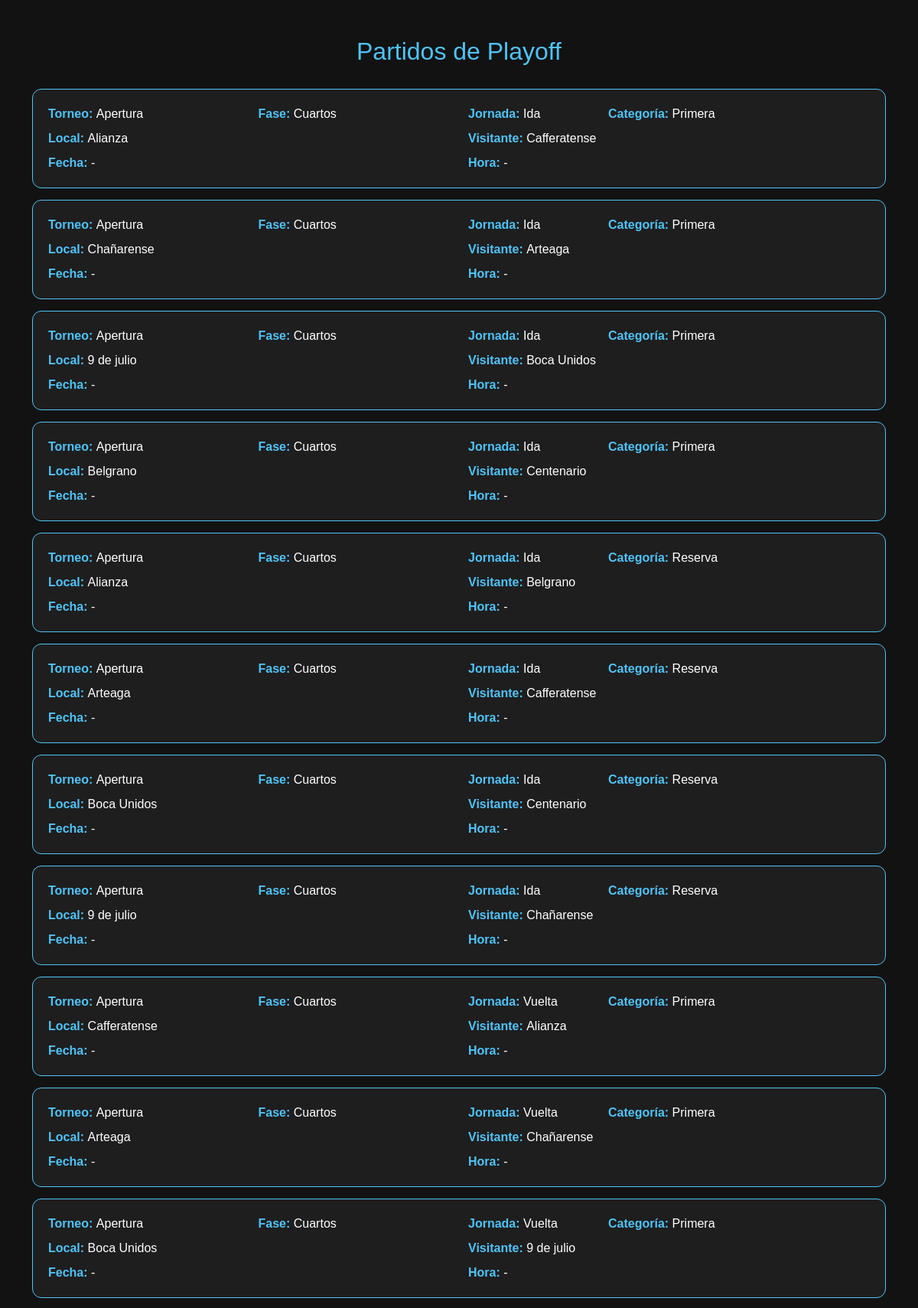
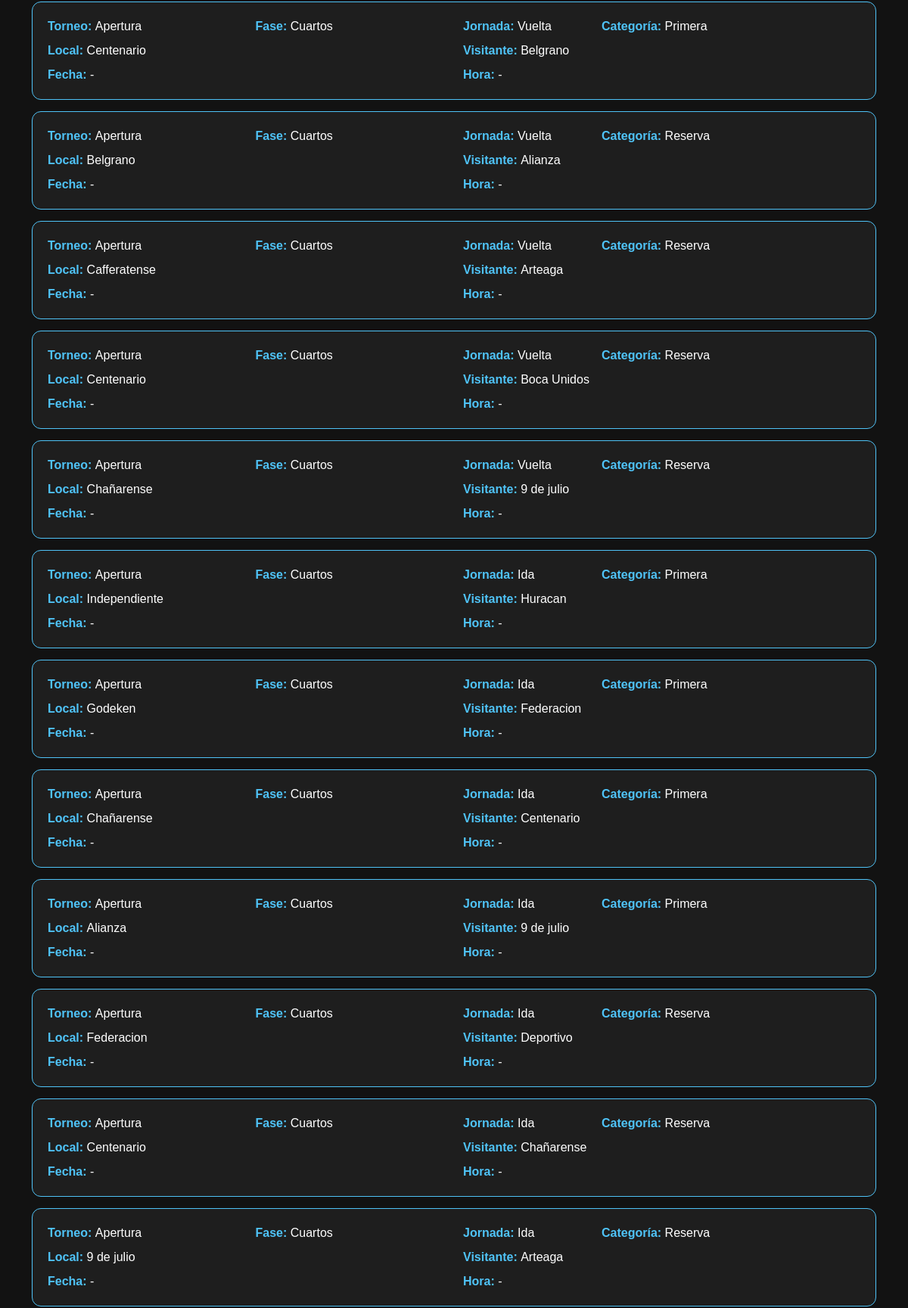
The page /playoff/partidos (upper part) on the database its author committed (2 pictures, top to bottom).
### app/models/models.py (models this page shows, shortened)
class Partido(db.Model):
    __tablename__ = 'partido'
    id = db.Column(db.Integer, primary_key=True)
    fecha_partido = db.Column(db.Date, nullable=True)
    hora_partido = db.Column(db.Time, nullable=True)
    jornada = db.Column(db.Integer, nullable=False)
    categoria = db.Column(db.String(20), nullable=False)
    torneo_id = db.Column(db.Integer, db.ForeignKey('torneo.id'), nullable=True)
    fase_id = db.Column(db.Integer, db.ForeignKey('fase.id'), nullable=True)
    equipo_local_id = db.Column(db.Integer, db.ForeignKey('equipo.id'), nullable=False)
    equipo_visitante_id = db.Column(db.Integer, db.ForeignKey('equipo.id'), nullable=False)
    goles_local = db.Column(db.Integer, default=0, nullable=False)
    goles_visitante = db.Column(db.Integer, default=0, nullable=False)
    jugado = db.Column(db.Boolean, default=False, nullable=False)
    equipo_local = db.relationship(
        'Equipo',
        foreign_keys=[equipo_local_id],
        back_populates='partidos_local'
    )
    equipo_visitante = db.relationship(
        'Equipo',
        foreign_keys=[equipo_visitante_id],
        back_populates='partidos_visitante'
    )
    torneo = db.relationship('Torneo', back_populates='partidos')
    fase = db.relationship('Fase', back_populates='partidos')
    estadisticas_jugadores = db.relationship(
        'EstadoJugadorPartido',
        back_populates='partido',
        lazy='select',
        cascade='all, delete-orphan'
    )

class Torneo(db.Model):
    __tablename__ = 'torneo'
    id = db.Column(db.Integer, primary_key=True)
    nombre = db.Column(db.String(50), nullable=False)  # Apertura / Clausura
    temporada_id = db.Column(db.Integer, db.ForeignKey('temporada.id'), nullable=False)
    temporada = db.relationship('Temporada', back_populates='torneos')
    partidos = db.relationship('Partido', back_populates='torneo')
    fases = db.relationship('Fase', back_populates='torneo')

class Fase(db.Model):
    __tablename__ = 'fase'
    id = db.Column(db.Integer, primary_key=True)
    nombre = db.Column(db.String(50), nullable=False)
    orden = db.Column(db.Integer, nullable=False, default=0)  # si no definiste, poner default
    torneo_id = db.Column(db.Integer, db.ForeignKey('torneo.id'), nullable=False)
    ida_vuelta = db.Column(db.Boolean, default=False, nullable=False)
    torneo = db.relationship('Torneo', back_populates='fases')
    partidos = db.relationship('Partido', back_populates='fase')

class Club(db.Model):
    __tablename__ = 'club'
    id = db.Column(db.Integer, primary_key=True)
    nombre = db.Column(db.String(150), nullable=False, unique=True)
    localidad = db.Column(db.String(120), nullable=True)
    escudo_url = db.Column(db.String(300), nullable=True)
    equipos = db.relationship('Equipo', back_populates='club', lazy='select', cascade='all, delete-orphan')

### app/routes/views.py (the view)
@views.route("/playoff/partidos", methods=["GET"])
def vista_partidos_playoff():
    torneos = Torneo.query.order_by(Torneo.id.desc()).all()
    fases_list = Fase.query.filter(Fase.nombre.in_([
        "Cuartos", "Semifinal", "Final", "Finalísima"
    ])).order_by(Fase.orden).all()
    fases_dict = {}
    for fase in fases_list:
        if fase.nombre not in fases_dict:
            fases_dict[fase.nombre] = fase
    fases = list(fases_dict.values())
    partidos = (
        Partido.query
        .join(Fase)
        .join(Torneo, Partido.torneo_id == Torneo.id)
        .filter(Fase.nombre.in_([
            "Cuartos", "Semifinal", "Final", "Finalísima"
        ]))
        .order_by(Torneo.id.desc(), Fase.orden, Partido.jornada)
        .all()
    )
    return render_template(
        "plantillasAdmin/ver_partidos_playoff.html",
        torneos=torneos,
        fases=fases,
        partidos=partidos
    )

### app/templates/plantillasAdmin/ver_partidos_playoff.html (shortened to what this page needs)
<!doctype html>
<html lang="es">
<head>
<link href="https://cdn.jsdelivr.net/npm/bootstrap@5.3.3/dist/css/bootstrap.min.css" rel="stylesheet">
</head>
<body>
<div class="container mt-5">
    <h2>Partidos de Playoff</h2>
    {% if partidos %}
        {% for p in partidos %}
        <div class="card">
            <div class="row">
                <div class="col-md-3"><strong>Torneo:</strong> <span>{{ p.torneo.nombre }}</span></div>
                <div class="col-md-3"><strong>Fase:</strong> <span>{{ p.fase.nombre }}</span></div>
                <div class="col-md-2"><strong>Jornada:</strong> <span>{% if p.fase.ida_vuelta %}{{ "Ida" if p.jornada==1 else "Vuelta" }}{% else %}Único{% endif %}</span></div>
                <div class="col-md-2"><strong>Categoría:</strong> <span>{{ p.categoria|capitalize }}</span></div>
            </div>
            <div class="row mt-2">
                <div class="col-md-6"><strong>Local:</strong> <span>{{ p.equipo_local.club.nombre }}</span></div>
                <div class="col-md-6"><strong>Visitante:</strong> <span>{{ p.equipo_visitante.club.nombre }}</span></div>
            </div>
            <div class="row mt-2">
                <div class="col-md-6"><strong>Fecha:</strong> <span>{{ p.fecha_partido or "-" }}</span></div>
                <div class="col-md-6"><strong>Hora:</strong> <span>{{ p.hora_partido or "-" }}</span></div>
            </div>
        </div>
        {% endfor %}
    {% else %}
        <div class="alert alert-info text-center">
            No hay partidos de playoff cargados aún.
        </div>
    {% endif %}
</div>
</body>
</html>

### app/templates/plantillasAdmin/ver_partidos_playoff.html (style rules this page uses)
body { background: #121212; color: #f5f5f5; font-family: Arial, sans-serif; }
h2 { color: #4fc3f7; margin-bottom: 30px; text-align: center; }
.card { background: #1e1e1e; border: 1px solid #4fc3f7; border-radius: 12px; padding: 20px; margin-bottom: 15px; }
.card strong { color: #4fc3f7; }
.card span { color: #ffffff; font-weight: 500; }
.row + .row { margin-top: 10px; }

### rows shown on the page
Partido: torneo.nombre "Apertura", fase.nombre "Cuartos", jornada "Ida", categoria "Primera", equipo_local.club.nombre "Alianza", equipo_visitante.club.nombre "Cafferatense", fecha_partido "-", hora_partido "-"
Partido: torneo.nombre "Apertura", fase.nombre "Cuartos", jornada "Ida", categoria "Primera", equipo_local.club.nombre "Chañarense", equipo_visitante.club.nombre "Arteaga", fecha_partido "-", hora_partido "-"
Partido: torneo.nombre "Apertura", fase.nombre "Cuartos", jornada "Ida", categoria "Primera", equipo_local.club.nombre "9 de julio", equipo_visitante.club.nombre "Boca Unidos", fecha_partido "-", hora_partido "-"
Partido: torneo.nombre "Apertura", fase.nombre "Cuartos", jornada "Ida", categoria "Primera", equipo_local.club.nombre "Belgrano", equipo_visitante.club.nombre "Centenario", fecha_partido "-", hora_partido "-"
Partido: torneo.nombre "Apertura", fase.nombre "Cuartos", jornada "Ida", categoria "Reserva", equipo_local.club.nombre "Alianza", equipo_visitante.club.nombre "Belgrano", fecha_partido "-", hora_partido "-"
Partido: torneo.nombre "Apertura", fase.nombre "Cuartos", jornada "Ida", categoria "Reserva", equipo_local.club.nombre "Arteaga", equipo_visitante.club.nombre "Cafferatense", fecha_partido "-", hora_partido "-"
Partido: torneo.nombre "Apertura", fase.nombre "Cuartos", jornada "Ida", categoria "Reserva", equipo_local.club.nombre "Boca Unidos", equipo_visitante.club.nombre "Centenario", fecha_partido "-", hora_partido "-"
Partido: torneo.nombre "Apertura", fase.nombre "Cuartos", jornada "Ida", categoria "Reserva", equipo_local.club.nombre "9 de julio", equipo_visitante.club.nombre "Chañarense", fecha_partido "-", hora_partido "-"
Partido: torneo.nombre "Apertura", fase.nombre "Cuartos", jornada "Vuelta", categoria "Primera", equipo_local.club.nombre "Cafferatense", equipo_visitante.club.nombre "Alianza", fecha_partido "-", hora_partido "-"
Partido: torneo.nombre "Apertura", fase.nombre "Cuartos", jornada "Vuelta", categoria "Primera", equipo_local.club.nombre "Arteaga", equipo_visitante.club.nombre "Chañarense", fecha_partido "-", hora_partido "-"
Partido: torneo.nombre "Apertura", fase.nombre "Cuartos", jornada "Vuelta", categoria "Primera", equipo_local.club.nombre "Boca Unidos", equipo_visitante.club.nombre "9 de julio", fecha_partido "-", hora_partido "-"
Partido: torneo.nombre "Apertura", fase.nombre "Cuartos", jornada "Vuelta", categoria "Primera", equipo_local.club.nombre "Centenario", equipo_visitante.club.nombre "Belgrano", fecha_partido "-", hora_partido "-"
Partido: torneo.nombre "Apertura", fase.nombre "Cuartos", jornada "Vuelta", categoria "Reserva", equipo_local.club.nombre "Belgrano", equipo_visitante.club.nombre "Alianza", fecha_partido "-", hora_partido "-"
Partido: torneo.nombre "Apertura", fase.nombre "Cuartos", jornada "Vuelta", categoria "Reserva", equipo_local.club.nombre "Cafferatense", equipo_visitante.club.nombre "Arteaga", fecha_partido "-", hora_partido "-"
Partido: torneo.nombre "Apertura", fase.nombre "Cuartos", jornada "Vuelta", categoria "Reserva", equipo_local.club.nombre "Centenario", equipo_visitante.club.nombre "Boca Unidos", fecha_partido "-", hora_partido "-"
Partido: torneo.nombre "Apertura", fase.nombre "Cuartos", jornada "Vuelta", categoria "Reserva", equipo_local.club.nombre "Chañarense", equipo_visitante.club.nombre "9 de julio", fecha_partido "-", hora_partido "-"
Partido: torneo.nombre "Apertura", fase.nombre "Cuartos", jornada "Ida", categoria "Primera", equipo_local.club.nombre "Independiente", equipo_visitante.club.nombre "Huracan", fecha_partido "-", hora_partido "-"
Partido: torneo.nombre "Apertura", fase.nombre "Cuartos", jornada "Ida", categoria "Primera", equipo_local.club.nombre "Godeken", equipo_visitante.club.nombre "Federacion", fecha_partido "-", hora_partido "-"
Partido: torneo.nombre "Apertura", fase.nombre "Cuartos", jornada "Ida", categoria "Primera", equipo_local.club.nombre "Chañarense", equipo_visitante.club.nombre "Centenario", fecha_partido "-", hora_partido "-"
Partido: torneo.nombre "Apertura", fase.nombre "Cuartos", jornada "Ida", categoria "Primera", equipo_local.club.nombre "Alianza", equipo_visitante.club.nombre "9 de julio", fecha_partido "-", hora_partido "-"
Partido: torneo.nombre "Apertura", fase.nombre "Cuartos", jornada "Ida", categoria "Reserva", equipo_local.club.nombre "Federacion", equipo_visitante.club.nombre "Deportivo", fecha_partido "-", hora_partido "-"
Partido: torneo.nombre "Apertura", fase.nombre "Cuartos", jornada "Ida", categoria "Reserva", equipo_local.club.nombre "Centenario", equipo_visitante.club.nombre "Chañarense", fecha_partido "-", hora_partido "-"
Partido: torneo.nombre "Apertura", fase.nombre "Cuartos", jornada "Ida", categoria "Reserva", equipo_local.club.nombre "9 de julio", equipo_visitante.club.nombre "Arteaga", fecha_partido "-", hora_partido "-"
